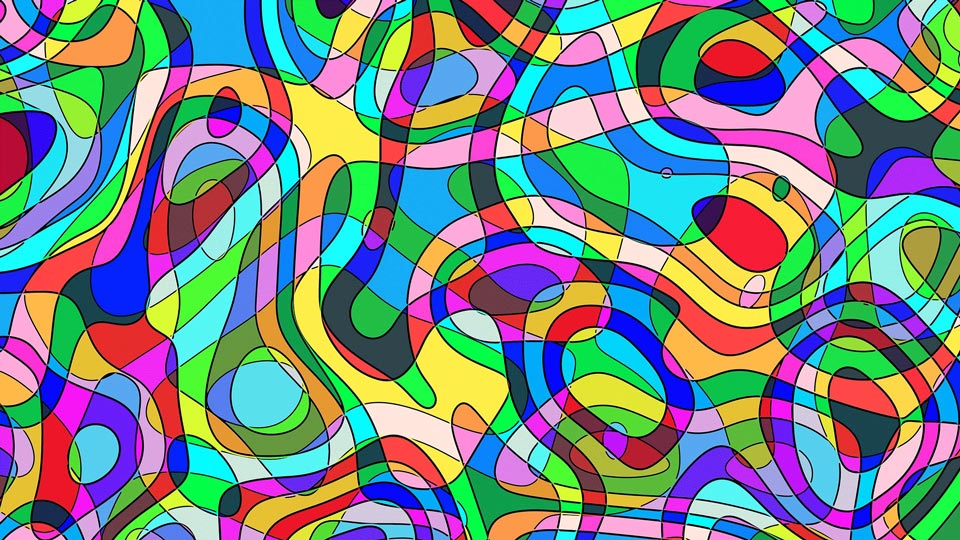
#> input picture color_images/3.jpg, 960 x 540 px
$ jupyter execute 'Efficient Coding Color.ipynb'
#> lines starting #> are read from the running program, lines starting #| are printed output that depends on the picture
[cell 1]
import PIL.Image
import numpy as np
import pylab as py
import cv2
from PIL import Image
import sklearn.decomposition

[cell 2]
show_these = ['3.jpg','4.jpg'] # there are 1-13.tiff's

# read in images and display
fig = py.figure(figsize=(8,14))
for (i,file) in enumerate(show_these):
    py.subplot(2,1,i+1)
    img = PIL.Image.open('color_images/'+file)
#> img is the input picture: PIL image 960x540 RGB; mean R, G, B 118.8, 136.1, 133.3
    py.imshow(img, cmap=py.cm.Greys_r)
    #images to grayscale
    image = np.asarray(img, 'double').transpose()
    image = image[0,:,:]
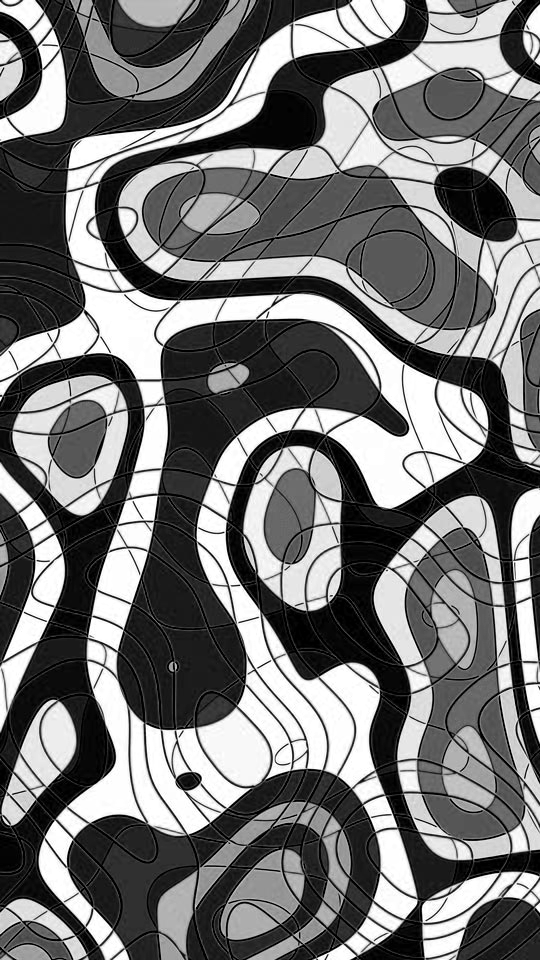
#> image: shape (960, 540) float64; min 0, max 255, mean 118.8
    #reshaping array to not include color for images
    print(image.shape)
#| (960, 540)
#> pass 2 of the loop `for (i,file) in enumerate(show_these):`:
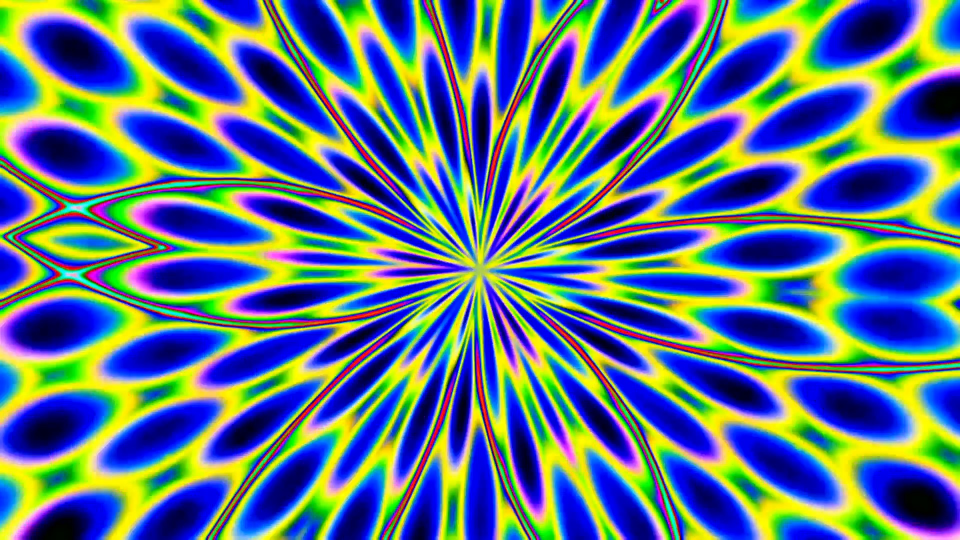
#> input picture color_images/4.jpg, 1920 x 1080 px (shown at 1/2 size)
#> img is the input picture: PIL image 1920x1080 RGB; mean R, G, B 92.6, 118.2, 132.6
#> `image = image[0,:,:]`:
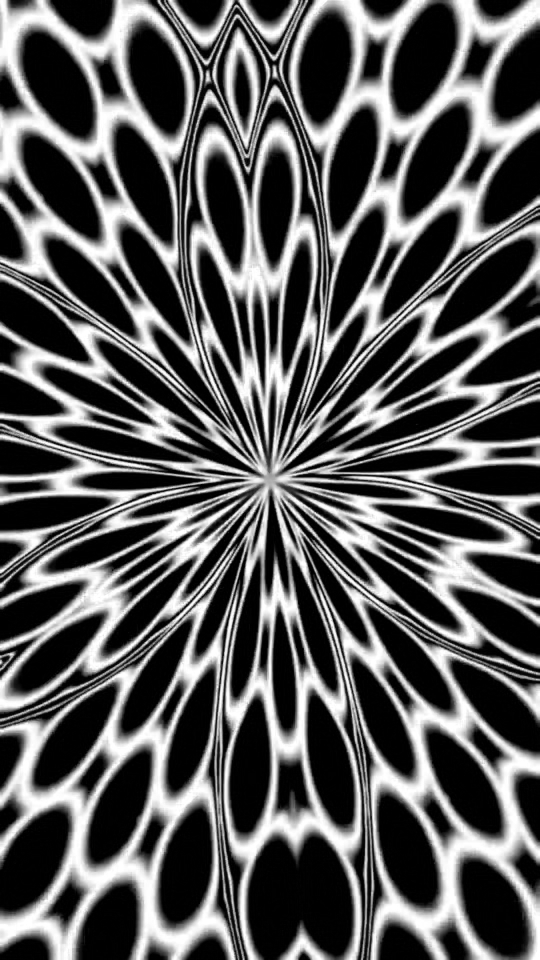
#> image: shape (1920, 1080) float64 (shown at 1/2 size); min 0, max 255, mean 92.6
#| (1920, 1080)
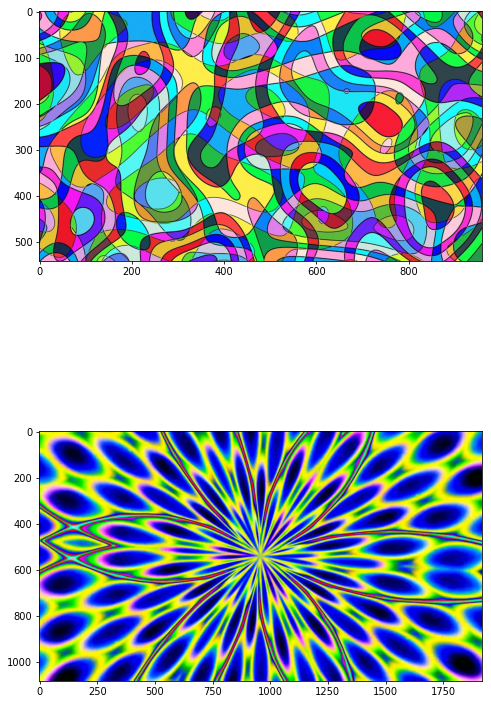
#> figure drawn by matplotlib, 2 panels

[cell 3]
def collect_natural_patches_c(num_patches = 100000, patch_width = 8):
  """ collects image patches"""
#> called with num_patches = 100000, patch_width = 8

  max_tries = num_patches * 50
  image_width = 200

  img_first_patch = 0 # the first patch number accepted from an image
  img_first_try = 0 # the first attempt to take a patch from the image
  patch_cnt = 0 # number of collected patches
  try_cnt = 0 # number of attempted collected patches
  num_pixels = 3 * patch_width * patch_width

  patch_sample = np.zeros([3,patch_width,patch_width],float)
  patch = np.zeros([num_pixels],float)

  img_patches = np.zeros([num_pixels,num_patches],float)

  # change the image sampled from
  nat_img_cnt = 1
  image = PIL.Image.open('Color_Images/' + str(nat_img_cnt) + '.jpg')
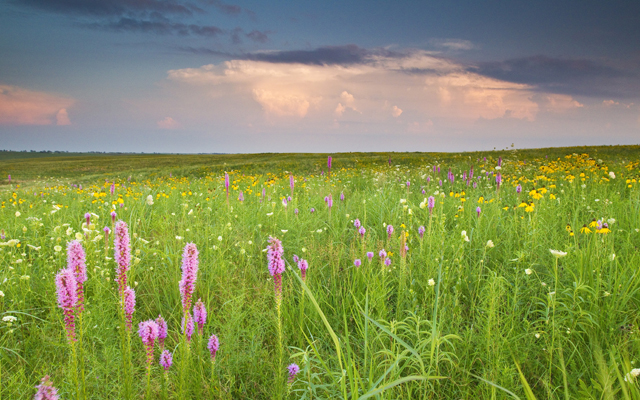
#> input picture color_images/1.jpg, 640 x 400 px, found by its file name
#> image is the input picture: PIL image 640x400 RGB; mean R, G, B 131.7, 142.5, 88.7
  image = np.asarray(image, 'double').transpose()
  image = image[0:3,:,:]
  # normalizing the image
  image -= image.mean()
  image /= image.std()


  # collect the patches
  while patch_cnt < num_patches and try_cnt < max_tries:
    try_cnt += 1  # number of total patches attempted

    if (try_cnt - img_first_try) > max_tries/3 or \
      (patch_cnt - img_first_patch) > num_patches/3:
      # change the image sampled from
      nat_img_cnt += 1
      image = PIL.Image.open('color_images/' + str(nat_img_cnt) + '.jpg')

      image = np.asarray(image, 'double').transpose()
      image = image[0:3,:,:]


      image -= image.mean()
      image /= image.std()

      img_first_patch = patch_cnt
      img_first_try = try_cnt

      # update on every switch of images
      print (int(100 * float(patch_cnt)/num_patches),' percent complete')

    px = np.random.randint(0,image_width - patch_width)
    py = np.random.randint(0,image_width - patch_width)

    patch_sample = image[:,px:px+patch_width,py:py+patch_width].copy()

    patch_std = patch_sample.std()
#> patch_std = 0.338

    if patch_std > 0.0: # > 0 to remove blank/uninteresting patches for speed
      # create the patch vector
      patch = np.reshape(patch_sample, num_pixels)
#> patch = 192 values, max 0.57 at index 157, min -0.511 at index 24, mean 0.0465
      patch = patch - np.mean(patch)
#> patch = 192 values, max 0.524 at index 157, min -0.557 at index 24, mean 3.7e-17
      img_patches[:,patch_cnt] = patch.copy()
      patch_cnt += 1
#> pass 2 of the loop in collect_natural_patches_c, `while patch_cnt < num_patches and try_cnt < max_tries:`:
#> patch_std = 0.229
#> in collect_natural_patches_c, `patch = np.reshape(patch_sample, num_pixels)`: patch = 192 values, max 0.688 at index 143, min -0.0782 at index 0, mean 0.365
#> in collect_natural_patches_c, `patch = patch - np.mean(patch)`: patch = 192 values, max 0.323 at index 143, min -0.444 at index 0, mean -3.7e-17
  return img_patches

patches_mat_c = collect_natural_patches_c(num_patches = 100000, patch_width = 8)
print('\nshape of the extracted image patch data:', patches_mat_c.shape)
